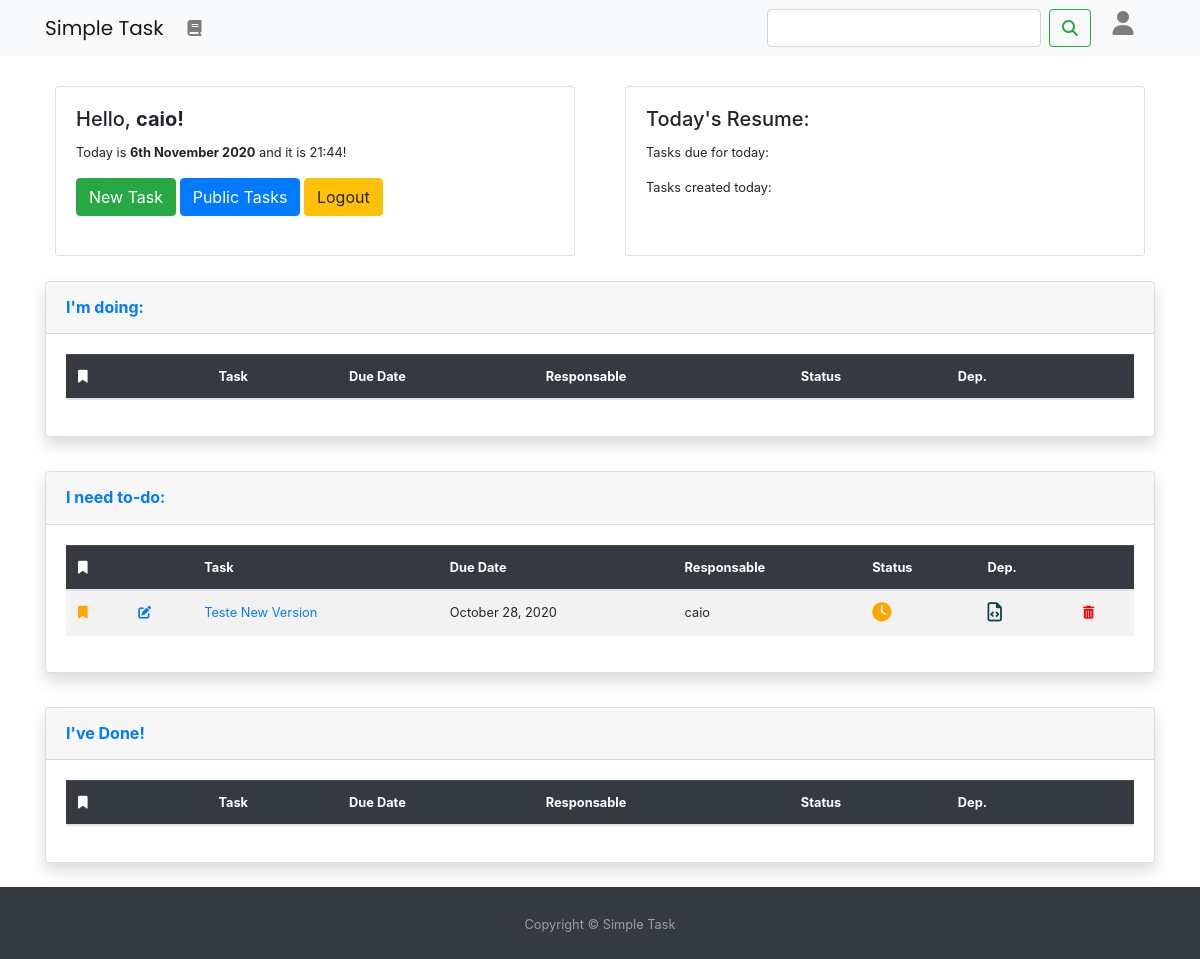
Page /task/ (signed in) on the earlier database version.
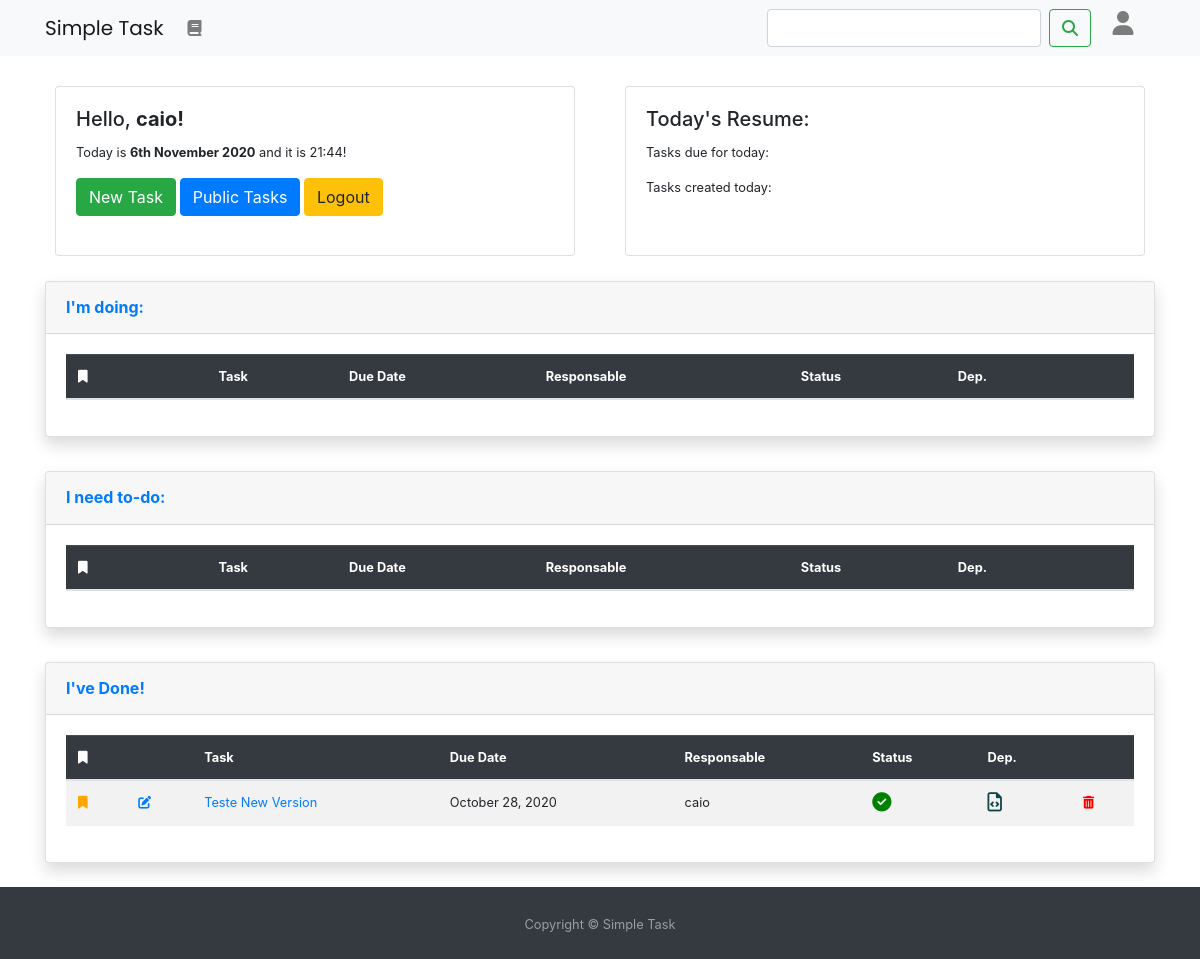
Same page on the later database version.
### task_app/models.py (models this page shows, shortened)
class Task(models.Model):
    title = models.CharField(max_length=50)
    content = RichTextField(blank=True,null=True)
    date_created = models.DateTimeField(auto_now_add=True)
    due_date = models.DateTimeField(default=timezone.now)
    author = models.ForeignKey(User,  null=True, on_delete=models.SET_NULL, default=User)
    responsable = models.ForeignKey(User, null=True, on_delete=models.SET_NULL, related_name="author", default=author)
    STATUS_CHOICES = [('D', 'Done'),('P','Doing'),('N','Not done')]
    Status = models.CharField(max_length=1,choices=STATUS_CHOICES, default='N')
    IMPORTANCE_CHOICES = [('H', 'High'),('M','Medium'),('L','Low')]
    importance = models.CharField(max_length=1,choices=IMPORTANCE_CHOICES, default='M')
    DEPARTAMENT_CHOICES = [('D', 'Dev'),('M','Marketing'),('H','HR'),('L','Legal'),('F','Finances'),('O','Others')]
    departament = models.CharField(max_length=1,choices=DEPARTAMENT_CHOICES, default='M')
    is_public = models.BooleanField(default=False)
    class Meta:
      ordering = ('due_date',)

### task_app/views.py (the view)
# urls.py: path('task/', DashboardTaskAppView.as_view(), name="task-home"),
class DashboardTaskAppView(LoginRequiredMixin, ListView):
    model = Task
    template_name = "task_app/task_dashboard.html"
    context_object_name = 'tasks'
    today = datetime.date.today()
    def queryset(self):
        ordering = ['-due_date']
        usr = self.request.user
        return Task.objects.filter(Q(responsable=usr))

### users/models.py (called while the page is built)
    def get_user(self, user_id):
        try:
            user = UserModel.objects.get(pk=user_id)
        except UserModel.DoesNotExist:
            return None
        return user if self.user_can_authenticate(user) else None

### task_app/templates/task_app/task_dashboard.html (shortened to what this page needs)
{% extends "base.html" %}
{% block content %}
{% include "shared/nav.html" %}
<div class="container" style="margin-top: 10px;font-size: 0.8rem">
    <div class="row">
        <div class="col-sm-6">
          <div style="height: 170px; margin:10px" class="card">
            <div class="card-body">
              <h5 class="card-title">Hello, <strong>{{user.username}}!</strong></h5>
              <p class="card-text">Today is <strong>{% now "jS F Y" %}</strong> and it is {% now "H:i" %}!</p>
              <a href="{% url 'task-create' %}" class="btn btn-success">New Task</a>
              <a href="{% url 'task-home-public' %}" class="btn btn-primary">Public Tasks</a>
              <a href="{% url 'logout' %}" class="btn btn-warning">Logout</a>
            </div>
          </div>
        </div>
        <div class="col-sm-6">
          <div  style="height: 170px; margin:10px" class="card">
            <div class="card-body">
              <h5 class="card-title">Today's Resume:</h5>
              <p class="card-text danger">Tasks due for today: </p>
              <p class="card-text danger">Tasks created today: </p>
            </div>
          </div>
        </div>
      </div>
    <div style="margin-top: 15px;" class="card shadow mb-4">
      <div class="card-header py-3 d-flex flex-row align-items-center justify-content-between">
        <h6 class="m-0 font-weight-bold text-primary">I'm doing:</h6>
      </div>
      <div class="card-body">
        <div class="chart-area table-responsive">
        <table class="table table-striped">
      <thead class="table-dark">
      <tr>
          <th scope="col" data-toggle="tooltip" data-placement="top" title="Task importance"><i class="fas fa-bookmark"></i></th>
          <th scope="col"></th>
          <th scope="col">Task</th>
          <th scope="col">Due Date</th>
          <th scope="col">Responsable</th>
          <th scope="col">Status</th>
          <th scope="col" data-toggle="tooltip" data-placement="top" title="Departament">Dep.</th>
          <th scope="col"></th>
      </tr>
      </thead>
  </table>
        </div>
      </div>
    </div>
  </div>
 <div class="container" style="margin-top: 10px;font-size: 0.8rem">
    <div class="card shadow mb-4">
      <div id="tasktodo" class="card-header py-3 d-flex flex-row align-items-center justify-content-between">
        <h6 class="m-0 font-weight-bold text-primary">I need to-do:</h6>
      </div>
      <div class="card-body">
        <div class="chart-area table-responsive">
        <table class="table table-striped">
      <thead class="table-dark">
      <tr>
          <th scope="col" data-toggle="tooltip" data-placement="top" title="Task importance"><i class="fas fa-bookmark"></i></th>
          <th scope="col"></th>
          <th scope="col">Task</th>
          <th scope="col">Due Date</th>
          <th scope="col">Responsable</th>
          <th scope="col">Status</th>
          <th scope="col" data-toggle="tooltip" data-placement="top" title="Departament">Dep.</th>
          <th scope="col"></th>
      </tr>
      </thead>
       <tbody>
        {% for task in object_list %}
          {% if task.Status == "N" %}
      <tr>
          {% if task.importance == "M" %}
          <th scope="row" data-toggle="tooltip" data-placement="top" title="Medium"><i style="color: orange" class="fas fa-bookmark"></i></th>
          {% endif %}
          {% if task.author == user %}
          <th scope="row"><a href="{{task.id}}/update"><i class="fas fa-edit"></i></a></th>
          {%else%}
          <td data-toggle="tooltip" data-placement="top" title="Only the owner can update, you can comment though!"><i style="color:#CACACA " class="fas fa-edit"></i></i></td>
          {% endif %}
          <td><a href="{{task.id}}">{{task.title}}</a></td>
          <td>{{task.due_date|date:"F d, Y"}}</td>
          <td>{{task.responsable}}</td>
          <td><i data-toggle="tooltip" data-placement="top" title="To-do, not started" style="color: orange; font-size: 1.2rem;" class="fas fa-clock"></i></td>
          {% if task.departament == 'D' %}
          <td data-toggle="tooltip" data-placement="top" title="Development"><i style="color:#104547;font-size:1.2rem" class="far fa-file-code"></i></td>
          {% endif %}
          {% if task.author == user %}
          <td><a href="{{task.id}}/delete"><i style="color: red;" class="fas fa-trash-alt"></i></a></td>
          {%else%}
          <td data-toggle="tooltip" data-placement="top" title="Sorry, only the Task author can delete this."><i style="color:#CACACA " class="fas fa-trash-alt"></i></i></td>
          {% endif %}
      </tr>
       {% endif %}
      {% endfor %}
      </tbody>
  </table>
        </div>
      </div>
    </div>
  </div>
 <div class="container" style="margin-top: 10px;font-size: 0.8rem">
    <div class="card shadow mb-4">
      <div id="tasktodo" class="card-header py-3 d-flex flex-row align-items-center justify-content-between">
        <h6 class="m-0 font-weight-bold text-primary">I've Done!</h6>
      </div>
      <div class="card-body">
        <div class="chart-area table-responsive">
  <table class="table table-striped">
      <thead class="table-dark">
      <tr>
          <th scope="col" data-toggle="tooltip" data-placement="top" title="Task importance"><i class="fas fa-bookmark"></i></th>
          <th scope="col"></th>
          <th scope="col">Task</th>
          <th scope="col">Due Date</th>
          <th scope="col">Responsable</th>
          <th scope="col">Status</th>
          <th scope="col" data-toggle="tooltip" data-placement="top" title="Departament">Dep.</th>
          <th scope="col"></th>
      </tr>
      </thead>
       <tbody>
        {% for task in object_list %}
          {% if task.Status == "D" %}
      <tr>
          {% if task.importance == "M" %}
          <th scope="row" data-toggle="tooltip" data-placement="top" title="Medium"><i style="color: orange" class="fas fa-bookmark"></i></th>
          {% endif %}
          {% if task.author == user %}
          <th scope="row"><a href="{{task.id}}/update"><i class="fas fa-edit"></i></a></th>
          {%else%}
          <td data-toggle="tooltip" data-placement="top" title="Only the owner can update, you can comment though!"><i style="color:#CACACA " class="fas fa-edit"></i></i></td>
          {% endif %}
          <td><a href="{{task.id}}">{{task.title}}</a></td>
          <td>{{task.due_date|date:"F d, Y"}}</td>
          <td>{{task.responsable}}</td>
          <td><i data-toggle="tooltip" data-placement="top" title="Good job! This task is done!" style="color: green; font-size: 1.2rem;" class="fas fa-check-circle"></i></td>
          {% if task.departament == 'D' %}
          <td data-toggle="tooltip" data-placement="top" title="Development"><i style="color:#104547;font-size:1.2rem" class="far fa-file-code"></i></td>
          {% endif %}
          {% if task.author == user %}
          <td><a href="{{task.id}}/delete"><i style="color: red;" class="fas fa-trash-alt"></i></a></td>
          {%else%}
          <td data-toggle="tooltip" data-placement="top" title="Sorry, only the Task author can delete this."><i style="color:#CACACA " class="fas fa-trash-alt"></i></i></td>
          {% endif %}
      </tr>
       {% endif %}
      {% endfor %}
      </tbody>
</table>
        </div>
      </div>
    </div>
  </div>
{% include "shared/footer.html" %}
{% endblock content %}

### templates/base.html (shortened to what this page needs)
{% load static %}
<!DOCTYPE html>
<html lang="en">
<head>
    <link rel="stylesheet" href="https://stackpath.bootstrapcdn.com/bootstrap/4.5.2/css/bootstrap.min.css">
</head>
<body>
    {% block content %}
    {% endblock content %}
</body>
</html>

### templates/shared/nav.html (shortened to what this page needs)
<nav class="navbar navbar-icon-top navbar-expand-sm navbar-light bg-light">
    <div class="container">
        {% if user.is_authenticated %}
        <a class="navbar-brand" style="font-family: Poppins;" href="/task/">Simple Task</a>
        {% else %}
        <a class="navbar-brand" style="font-family: Poppins;" href="/">Simple Task</a>
        {% endif %}
        <div class="collapse navbar-collapse" id="navbarSupportedContent">
          <ul class="navbar-nav mr-auto">
            <li class="nav-item">
              <a class="nav-link" href="/docs/">
                <i class="fas fa-book"></i>
              </a>
            </li>
          </ul>
          {% if user.is_authenticated %}
          <ul class="navbar-nav ">
                 <li class="nav-item">
                   <form class="form-inline seach-form" action="/task/results" method='GET'>
                     <input class="form-control mr-sm-2" type='text' name='q' value='{{ request.GET.q }}'>
                     <button class="btn btn-outline-success my-2 my-sm-0" type='submit'><i class="fas fa-search"></i></button>
                   </form>
                 </li>
                <li class="nav-item dropdown">
                    <a class="nav-link" href="#" id="navbarDropdown" role="button" data-toggle="dropdown" aria-haspopup="true" aria-expanded="false">
                    <i class="fa fa-user"></i></a>
                    {% endif %}
                </li>
            </ul>
        </div>
    </div>
  </nav>

### templates/shared/footer.html (shortened to what this page needs)
<body class="d-flex flex-column">
    <footer id="sticky-footer" class="py-4 bg-dark text-white-50">
      <div class="container text-center">
        <small>Copyright &copy; Simple Task</small>
      </div>
    </footer>
  </body>

### templates/shared/nav.html (style rules this page uses)
.navbar-icon-top .navbar-nav .nav-link > .fa { position: relative; width: 36px; font-size: 24px; }
.navbar-icon-top .navbar-nav .nav-link > .fa { top: 3px; line-height: 12px; }
@media (min-width: 576px) { .navbar-icon-top.navbar-expand-sm .navbar-nav .nav-link { text-align: center; display: table-cell; height: 28px; vertical-align: middle; padding-top: 0; padding-bottom: 0; } }
@media (min-width: 576px) { .navbar-icon-top.navbar-expand-sm .navbar-nav .nav-link > .fa { display: block; width: 48px; margin: 2px auto 4px auto; top: 0; line-height: 24px; } }

### templates/shared/footer.html (style rules this page uses)
html, body { height: 100%; }
#sticky-footer { flex-shrink: none; }

Differences in the rows shown:
changed Task "Teste New Version": moves from the list under "I need to-do:" to the list under "I've Done!"
